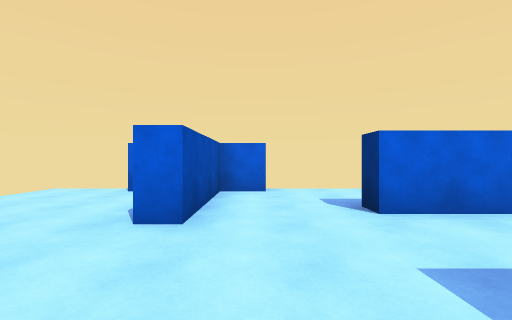
[1] (above)

14 first-person views from a walk through a scene from a Unity 3-D project. The camera is 1.3 m above the floor, looks level and sees 90° across. The floor is counted in squares, 2 m on a side. Each view is taken from the middle of a square. On the plan, view 1 faces up. The plan holds only what a view shows up to about 9 squares ahead; the rest is blank. The player character is not drawn.

[2]
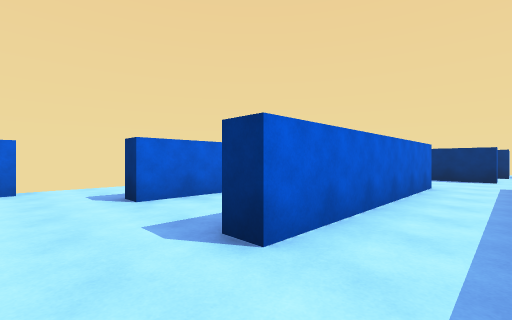

[3]
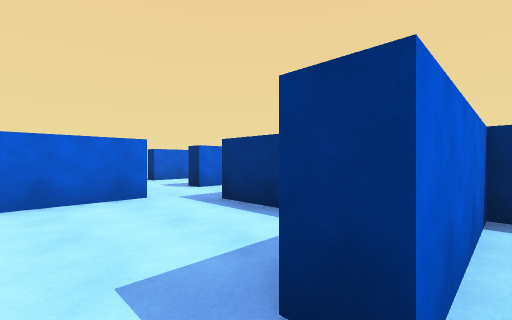

[4]
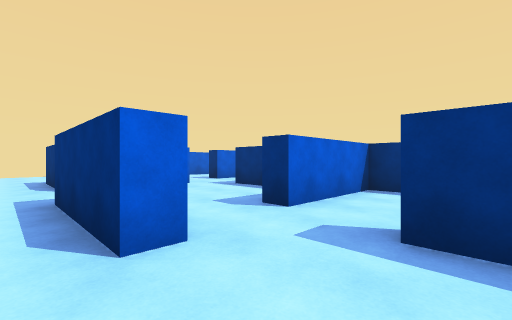

[5]
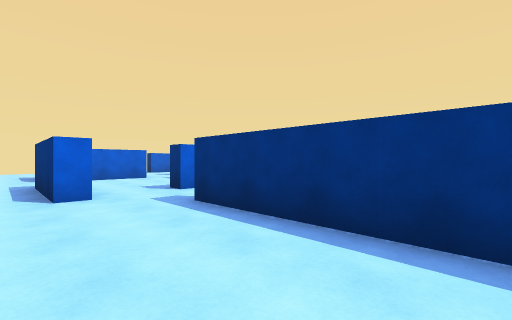

[6]
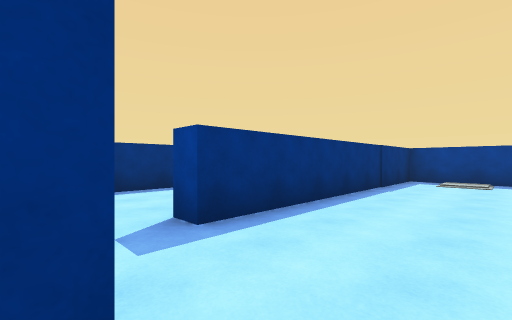

[7]
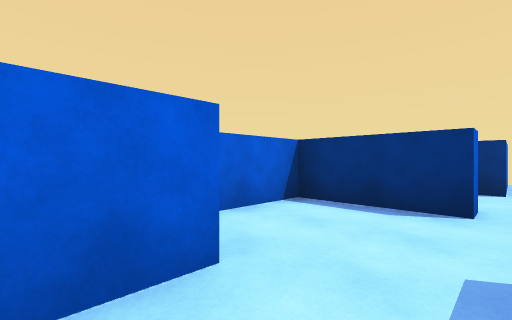

[8]
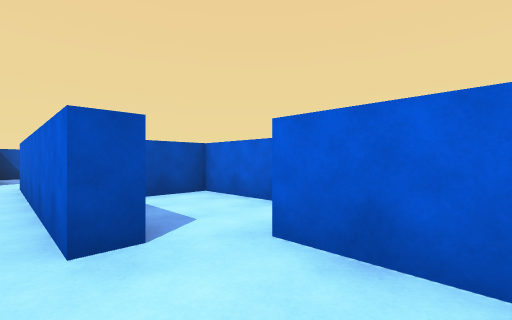

[9]
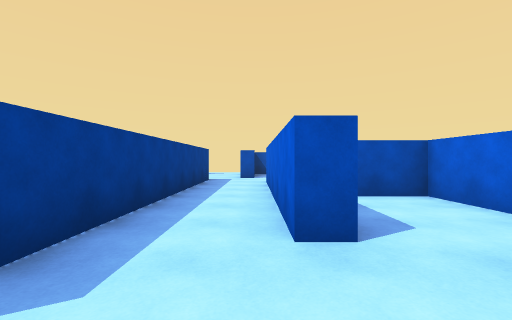

[10]
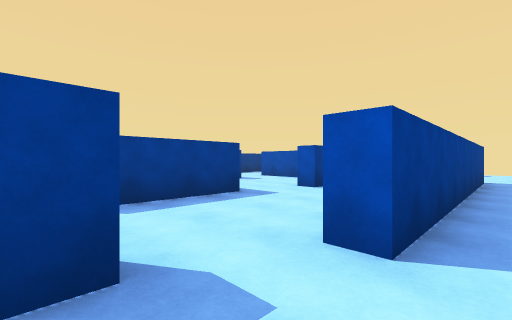

[11]
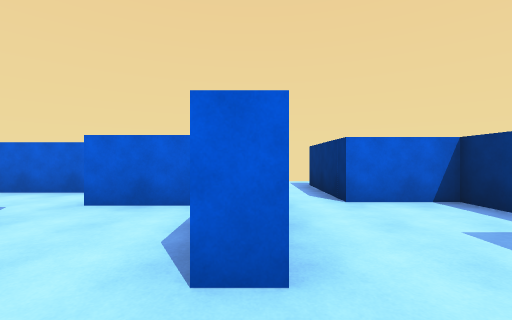

[12]
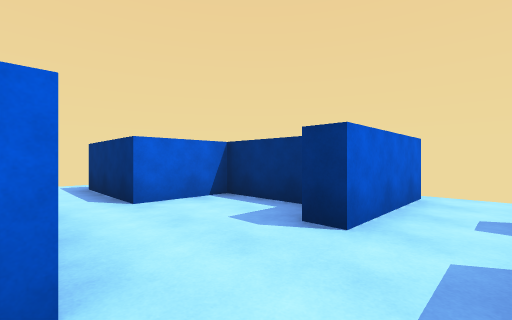

[13]
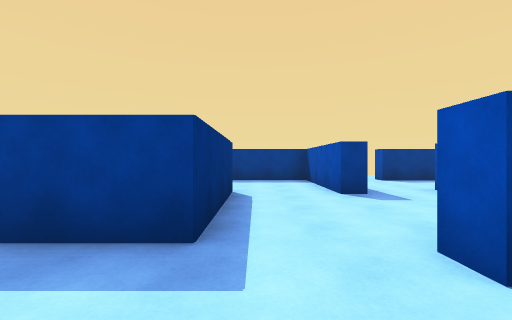

[14]
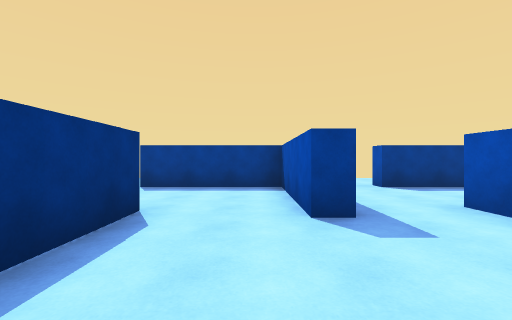

### Floor plan
Ten units are one square. View 1 is at (0, 0); x grows to the right and y downward. Boxes are objects, and circles mark ways between rooms. Rooms are numbered by the first view taken in them; rooms with no view inside come last. Other rooms are left out.
<svg viewBox="-45 -36 181 178">
<path fill="none" stroke="#000" d="M70 -9 70 -3 14 -3 14 -9M7 29 7 15 82 15 82 21M-1 7 -20 7M31 -31 14 -31M65 50 89 50M97 7 97 -16 75 -16M-12 48 -12 42M16 80 16 48 -12 48M-18 64 -12 64M0 112 21 112M-29 52 -34 52 -34 22M-40 137 -18 137 -18 64M102 7 97 7M123 9 123 4M95 25 100 25M131 -1 131 -19 114 -19M47 42 47 49M39 79 44 79M21 79 21 86M65 84 65 50M44 79 44 112 64 112"/>
<circle cx="-20" cy="40" r="3" fill="#2a7"/>
<circle cx="-30" cy="15" r="3" fill="#2a7"/>
<circle cx="100" cy="15" r="3" fill="#2a7"/>
<circle cx="75" cy="35" r="3" fill="#2a7"/>
<circle cx="-30" cy="60" r="3" fill="#2a7"/>
<circle cx="30" cy="80" r="3" fill="#2a7"/>
<circle cx="55" cy="80" r="3" fill="#2a7"/>
<text x="40" y="10">1</text>
<text x="0" y="80">2</text>
<text x="-40" y="80">3</text>
<text x="110" y="10">4</text>
<text x="40" y="50">5</text>
<text x="50" y="90">6</text>
</svg>
Room 1 opens to room 2. Room 1 opens to room 3. Room 1 opens to room 4. Room 1 opens to room 5. Room 2 opens to room 3. Room 2 opens to room 5. Room 5 opens to room 6.

Where each view was taken, in squares from view 1:
view 1: 0 up, 0 right, facing up
view 2: 1 down, 0 right, facing up-right
view 3: 5 down, 2 left, facing up-right
view 4: 7 down, 4 left, facing up-right
view 5: 10 down, 4 left, facing up-right
view 6: 5 down, 4 left, facing down-right
view 7: 1 down, 6 right, facing up-right
view 8: 0 up, 9 right, facing up-left
view 9: 0 up, 9 right, facing left
view 10: 1 down, 10 right, facing down-left
view 11: 2 down, 10 right, facing up
view 12: 2 down, 10 right, facing up-right
view 13: 3 down, 6 right, facing down
view 14: 5 down, 5 right, facing down
